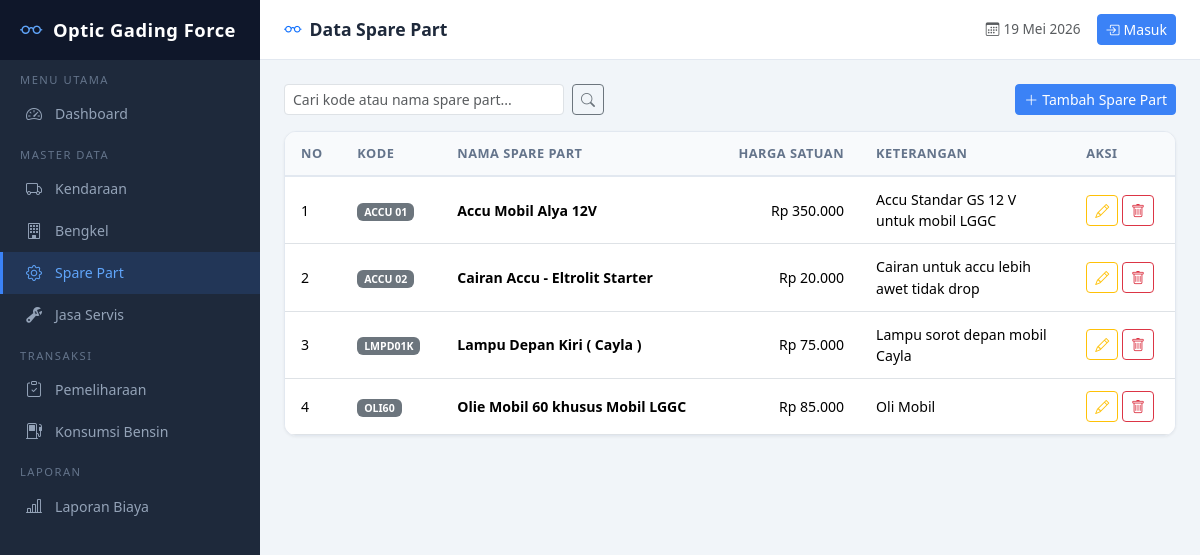
Page /sparepart/ on the committed database.
### pemeliharaan/models.py (models this page shows, shortened)
class SparePart(models.Model):
    kode = models.CharField('Kode', max_length=50, unique=True)
    nama_sparepart = models.CharField('Nama Spare Part', max_length=200)
    harga = models.DecimalField('Harga Satuan', max_digits=12, decimal_places=2)
    keterangan = models.TextField('Keterangan', blank=True, default='')
    tanggal_input = models.DateTimeField('Tanggal Input', auto_now_add=True)
    class Meta:
        ordering = ['kode']
        verbose_name = 'Spare Part'
        verbose_name_plural = 'Data Spare Part'

### pemeliharaan/views.py (the view)
# urls.py: path('sparepart/', views.sparepart_list, name='sparepart_list'),
def sparepart_list(request):
    search = request.GET.get('q', '')
    queryset = SparePart.objects.all()
    if search:
        queryset = queryset.filter(
            Q(kode__icontains=search) | Q(nama_sparepart__icontains=search)
        )
    return render(request, 'pemeliharaan/sparepart_list.html', {
        'object_list': queryset, 'search': search
    })

### pemeliharaan/templatetags/custom_filters.py (called while the page is built)
@register.filter(name='rupiah')
def rupiah(value):
    try:
        val = float(value)
        return f"Rp {val:,.0f}".replace(",", "X").replace(".", ",").replace("X", ".")
    except (ValueError, TypeError):
        return "Rp 0"

### pemeliharaan/templates/pemeliharaan/sparepart_list.html (shortened to what this page needs)
{% extends 'pemeliharaan/base.html' %}
{% load custom_filters %}
{% block nav_sparepart %}active{% endblock %}
{% block page_title %}Data Spare Part{% endblock %}
{% block content %}
<div class="d-flex justify-content-between align-items-center mb-3 flex-wrap gap-2">
    <form method="get" class="d-flex gap-2">
        <input type="text" name="q" class="form-control form-control-sm" placeholder="Cari kode atau nama spare part..." value="{{ search }}" style="width:280px;">
        <button type="submit" class="btn btn-sm btn-outline-secondary"><i class="bi bi-search"></i></button>
    </form>
    <a href="{% url 'pemeliharaan:sparepart_create' %}" class="btn btn-sm btn-primary-custom">
        <i class="bi bi-plus-lg me-1"></i>Tambah Spare Part
    </a>
</div>
<div class="data-table">
    <div class="table-responsive">
        <table class="table">
            <thead>
                <tr>
                    <th>No</th>
                    <th>Kode</th>
                    <th>Nama Spare Part</th>
                    <th class="text-end">Harga Satuan</th>
                    <th>Keterangan</th>
                    <th>Aksi</th>
                </tr>
            </thead>
            <tbody>
            {% for obj in object_list %}
            <tr>
                <td>{{ forloop.counter }}</td>
                <td><span class="badge bg-secondary">{{ obj.kode }}</span></td>
                <td class="fw-semibold">{{ obj.nama_sparepart }}</td>
                <td class="text-end">{{ obj.harga|rupiah }}</td>
                <td style="max-width:200px;">{{ obj.keterangan|truncatechars:40|default:"-" }}</td>
                <td>
                    <a href="{% url 'pemeliharaan:sparepart_update' obj.pk %}" class="btn btn-sm btn-outline-warning" title="Edit"><i class="bi bi-pencil"></i></a>
                    <form method="post" action="{% url 'pemeliharaan:sparepart_delete' obj.pk %}" style="display:inline;" onsubmit="return confirm('Hapus spare part {{ obj.nama_sparepart }}?')">
                        <button type="submit" class="btn btn-sm btn-outline-danger" title="Hapus"><i class="bi bi-trash"></i></button>
                    </form>
                </td>
            </tr>
            {% endfor %}
            </tbody>
        </table>
    </div>
</div>
{% endblock %}

### pemeliharaan/templates/pemeliharaan/base.html (style rules this page uses)
:root { --sidebar-width: 260px; --sidebar-bg: #1e293b; --sidebar-hover: #334155; --sidebar-active: #3b82f6; --topbar-height: 60px; }
body { background: #f1f5f9; min-height: 100vh; }
.data-table { background: #fff; border-radius: 12px; box-shadow: 0 1px 3px rgba(0,0,0,0.06); border: 1px solid #e2e8f0; overflow: hidden; }
.data-table table { margin: 0; }
.data-table thead th { background: #f8fafc; border-bottom: 2px solid #e2e8f0; font-size: 0.8rem; text-transform: uppercase; letter-spacing: 0.5px; color: #64748b; font-weight: 600; padding: 12px 16px; }
.data-table tbody td { padding: 12px 16px; vertical-align: middle; font-size: 0.88rem; }
.btn-primary-custom { background: #3b82f6; border-color: #3b82f6; color: #fff; }

### rows in the picture
SparePart: kode "ACCU 01", nama_sparepart "Accu Mobil Alya 12V", harga|rupiah "Rp 350.000", keterangan "Accu Standar GS 12 V untuk mobil LGGC"
SparePart: kode "ACCU 02", nama_sparepart "Cairan Accu - Eltrolit Starter", harga|rupiah "Rp 20.000", keterangan "Cairan untuk accu lebih awet tidak drop"
SparePart: kode "LMPD01K", nama_sparepart "Lampu Depan Kiri ( Cayla )", harga|rupiah "Rp 75.000", keterangan "Lampu sorot depan mobil Cayla"
SparePart: kode "OLI60", nama_sparepart "Olie Mobil 60 khusus Mobil LGGC", harga|rupiah "Rp 85.000", keterangan "Oli Mobil"
